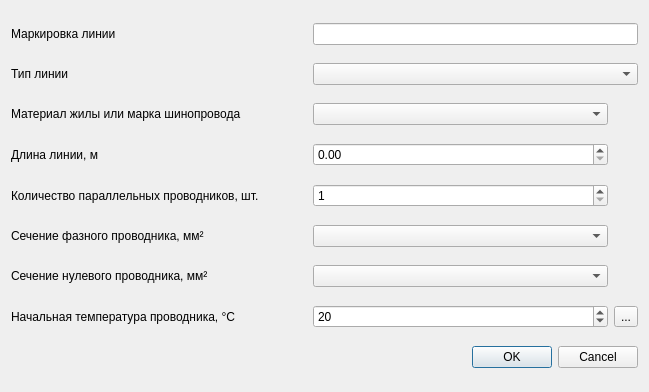
<?xml version="1.0" encoding="UTF-8"?>
<ui version="4.0">
 <class>AddBuswayDialog</class>
 <widget class="QDialog" name="AddBuswayDialog">
  <property name="geometry">
   <rect>
    <x>0</x>
    <y>0</y>
    <width>649</width>
    <height>392</height>
   </rect>
  </property>
  <property name="windowTitle">
   <string>Диалог добавления линии</string>
  </property>
  <property name="modal">
   <bool>true</bool>
  </property>
  <layout class="QGridLayout" name="gridLayout">
   <item row="0" column="2" colspan="2">
    <widget class="QLineEdit" name="lineEdit"/>
   </item>
   <item row="1" column="0">
    <widget class="QLabel" name="label_2">
     <property name="text">
      <string>Тип линии</string>
     </property>
    </widget>
   </item>
   <item row="3" column="0">
    <widget class="QLabel" name="label_4">
     <property name="text">
      <string>Длина линии, м</string>
     </property>
    </widget>
   </item>
   <item row="5" column="0">
    <widget class="QLabel" name="label_6">
     <property name="text">
      <string>Сечение фазного проводника, мм²</string>
     </property>
    </widget>
   </item>
   <item row="5" column="2">
    <widget class="QComboBox" name="comboBox_size_of_cable_phase"/>
   </item>
   <item row="6" column="0">
    <widget class="QLabel" name="label_7">
     <property name="text">
      <string>Сечение нулевого проводника, мм²</string>
     </property>
    </widget>
   </item>
   <item row="7" column="2">
    <widget class="QSpinBox" name="spinBox_temperature">
     <property name="maximum">
      <number>9999</number>
     </property>
     <property name="value">
      <number>20</number>
     </property>
    </widget>
   </item>
   <item row="1" column="2" colspan="2">
    <widget class="QComboBox" name="comboBox_linetype"/>
   </item>
   <item row="2" column="2">
    <widget class="QComboBox" name="comboBox_material_of_cable_core"/>
   </item>
   <item row="2" column="0">
    <widget class="QLabel" name="label_3">
     <property name="text">
      <string>Материал жилы или марка шинопровода</string>
     </property>
    </widget>
   </item>
   <item row="4" column="2">
    <widget class="QSpinBox" name="spinBox_parallel_fider">
     <property name="minimum">
      <number>1</number>
     </property>
    </widget>
   </item>
   <item row="6" column="2">
    <widget class="QComboBox" name="comboBox_size_of_cable_neutral"/>
   </item>
   <item row="7" column="0">
    <widget class="QLabel" name="label_8">
     <property name="text">
      <string>Начальная температура проводника, °С</string>
     </property>
    </widget>
   </item>
   <item row="7" column="3">
    <widget class="QToolButton" name="toolButton">
     <property name="text">
      <string>...</string>
     </property>
    </widget>
   </item>
   <item row="8" column="2" colspan="2">
    <widget class="QDialogButtonBox" name="buttonBox">
     <property name="orientation">
      <enum>Qt::Horizontal</enum>
     </property>
     <property name="standardButtons">
      <set>QDialogButtonBox::Cancel|QDialogButtonBox::Ok</set>
     </property>
    </widget>
   </item>
   <item row="0" column="0">
    <widget class="QLabel" name="label">
     <property name="text">
      <string>Маркировка линии</string>
     </property>
    </widget>
   </item>
   <item row="3" column="2">
    <widget class="QDoubleSpinBox" name="doubleSpinBox_linelength"/>
   </item>
   <item row="4" column="0">
    <widget class="QLabel" name="label_5">
     <property name="text">
      <string>Количество параллельных проводников, шт.</string>
     </property>
    </widget>
   </item>
  </layout>
 </widget>
 <resources/>
 <connections>
  <connection>
   <sender>buttonBox</sender>
   <signal>accepted()</signal>
   <receiver>AddBuswayDialog</receiver>
   <slot>accept()</slot>
   <hints>
    <hint type="sourcelabel">
     <x>532</x>
     <y>359</y>
    </hint>
    <hint type="destinationlabel">
     <x>523</x>
     <y>380</y>
    </hint>
   </hints>
  </connection>
  <connection>
   <sender>buttonBox</sender>
   <signal>rejected()</signal>
   <receiver>AddBuswayDialog</receiver>
   <slot>reject()</slot>
   <hints>
    <hint type="sourcelabel">
     <x>600</x>
     <y>365</y>
    </hint>
    <hint type="destinationlabel">
     <x>591</x>
     <y>381</y>
    </hint>
   </hints>
  </connection>
  <connection>
   <sender>comboBox_linetype</sender>
   <signal>currentTextChanged(QString)</signal>
   <receiver>AddBuswayDialog</receiver>
   <slot>on_clicked_comboBox_linetype()</slot>
   <hints>
    <hint type="sourcelabel">
     <x>336</x>
     <y>70</y>
    </hint>
    <hint type="destinationlabel">
     <x>239</x>
     <y>88</y>
    </hint>
   </hints>
  </connection>
  <connection>
   <sender>comboBox_material_of_cable_core</sender>
   <signal>currentTextChanged(QString)</signal>
   <receiver>AddBuswayDialog</receiver>
   <slot>on_clicked_comboBox_material_of_cable_core()</slot>
   <hints>
    <hint type="sourcelabel">
     <x>342</x>
     <y>124</y>
    </hint>
    <hint type="destinationlabel">
     <x>236</x>
     <y>126</y>
    </hint>
   </hints>
  </connection>
  <connection>
   <sender>comboBox_size_of_cable_phase</sender>
   <signal>currentTextChanged(QString)</signal>
   <receiver>AddBuswayDialog</receiver>
   <slot>on_clicked_comboBox_size_of_cable_phase()</slot>
   <hints>
    <hint type="sourcelabel">
     <x>338</x>
     <y>236</y>
    </hint>
    <hint type="destinationlabel">
     <x>264</x>
     <y>251</y>
    </hint>
   </hints>
  </connection>
 </connections>
 <slots>
  <slot>on_clicked_comboBox_linetype()</slot>
  <slot>on_clicked_comboBox_material_of_cable_core()</slot>
  <slot>on_clicked_comboBox_size_of_cable_phase()</slot>
  <slot>on_clicked_comboBox_size_of_cable_neutral()</slot>
 </slots>
</ui>
